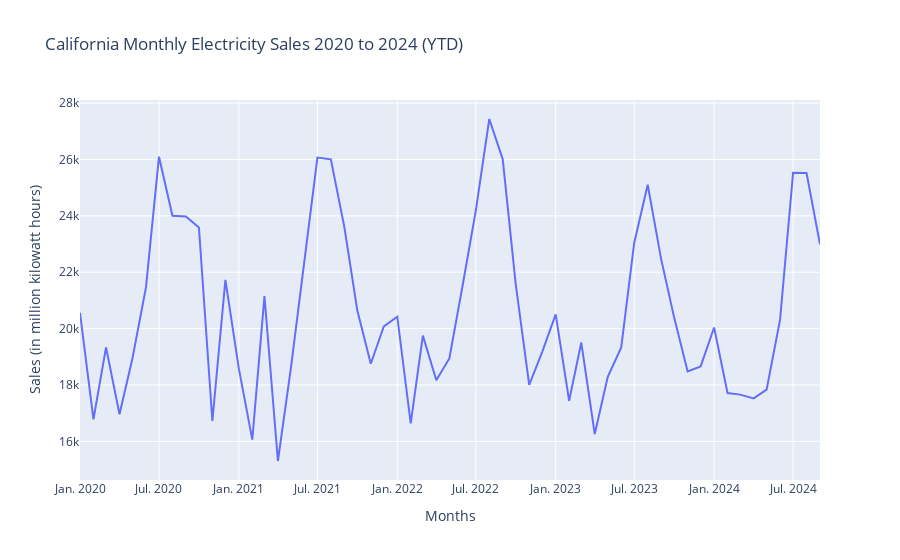

The notebook cell this image was saved under:
### Code cell
#Interactive Plot
fig = px.line(updated_california, x='date', y='sales', 
              title='California Monthly Electricity Sales 2020 to 2024 (YTD)', 
              labels={'date': 'Month', 'sales': 'Sales (in million kilowatt hours)'})

#Updating the labels
fig.update_layout(
    xaxis_tickformat='%b. %Y',  #Changing the format
    xaxis_title='Months',
    yaxis_title='Sales (in million kilowatt hours)'
)
fig.write_html('CA_Time_Series.html')
# Show the plot
fig.show()

### Figure 1 — Plotly figure (JSON) as saved in the notebook; plotly's stock layout.template omitted (floating-point values rounded to 4 significant figures)
{"data": [{"hovertemplate": "Month=%{x}<br>Sales (in million kilowatt hours)=%{y}<extra></extra>", "legendgroup": "", "line": {"color": "#636efa", "dash": "solid"}, "marker": {"symbol": "circle"}, "mode": "lines", "name": "", "orientation": "v", "showlegend": false, "type": "scatter", "x": ["2020-01-01T00:00:00", "2020-02-01T00:00:00", "2020-03-01T00:00:00", "2020-04-01T00:00:00", "2020-05-01T00:00:00", "2020-06-01T00:00:00", "2020-07-01T00:00:00", "2020-08-01T00:00:00", "2020-09-01T00:00:00", "2020-10-01T00:00:00", "2020-11-01T00:00:00", "2020-12-01T00:00:00", "2021-01-01T00:00:00", "2021-02-01T00:00:00", "2021-03-01T00:00:00", "2021-04-01T00:00:00", "2021-05-01T00:00:00", "2021-06-01T00:00:00", "2021-07-01T00:00:00", "2021-08-01T00:00:00", "2021-09-01T00:00:00", "2021-10-01T00:00:00", "2021-11-01T00:00:00", "2021-12-01T00:00:00", "2022-01-01T00:00:00", "2022-02-01T00:00:00", "2022-03-01T00:00:00", "2022-04-01T00:00:00", "2022-05-01T00:00:00", "2022-06-01T00:00:00", "2022-07-01T00:00:00", "2022-08-01T00:00:00", "2022-09-01T00:00:00", "2022-10-01T00:00:00", "2022-11-01T00:00:00", "2022-12-01T00:00:00", "2023-01-01T00:00:00", "2023-02-01T00:00:00", "2023-03-01T00:00:00", "2023-04-01T00:00:00", "2023-05-01T00:00:00", "2023-06-01T00:00:00", "2023-07-01T00:00:00", "2023-08-01T00:00:00", "2023-09-01T00:00:00", "2023-10-01T00:00:00", "2023-11-01T00:00:00", "2023-12-01T00:00:00", "2024-01-01T00:00:00", "2024-02-01T00:00:00", "2024-03-01T00:00:00", "2024-04-01T00:00:00", "2024-05-01T00:00:00", "2024-06-01T00:00:00", "2024-07-01T00:00:00", "2024-08-01T00:00:00", "2024-09-01T00:00:00"], "xaxis": "x", "y": [20560.0, 16780.0, 19330.0, 16960.0, 18960.0, 21460.0, 26100.0, 24000.0, 23980.0, 23590.0, 16720.0, 21730.0, 18580.0, 16060.0, 21150.0, 15300.0, 18600.0, 22390.0, 26070.0, 26010.0, 23610.0, 20640.0, 18750.0, 20080.0, 20420.0, 16640.0, 19750.0, 18170.0, 18940.0, 21560.0, 24190.0, 27440.0, 26010.0, 21570.0, 18000.0, 19180.0, 20500.0, 17440.0, 19510.0, 16260.0, 18290.0, 19330.0, 23050.0, 25100.0, 22470.0, 20390.0, 18480.0, 18660.0, 20040.0, 17720.0, 17660.0, 17520.0, 17840.0, 20320.0, 25530.0, 25520.0, 22990.0], "yaxis": "y"}], "layout": {"autosize": true, "legend": {"tracegroupgap": 0}, "title": {"text": "California Monthly Electricity Sales 2020 to 2024 (YTD)"}, "xaxis": {"anchor": "y", "autorange": true, "domain": [0, 1], "range": ["2020-01-01", "2024-09-01"], "tickformat": "%b. %Y", "title": {"text": "Months"}, "type": "date"}, "yaxis": {"anchor": "x", "autorange": true, "domain": [0, 1], "range": [14630.0, 28110.0], "title": {"text": "Sales (in million kilowatt hours)"}, "type": "linear"}}}
